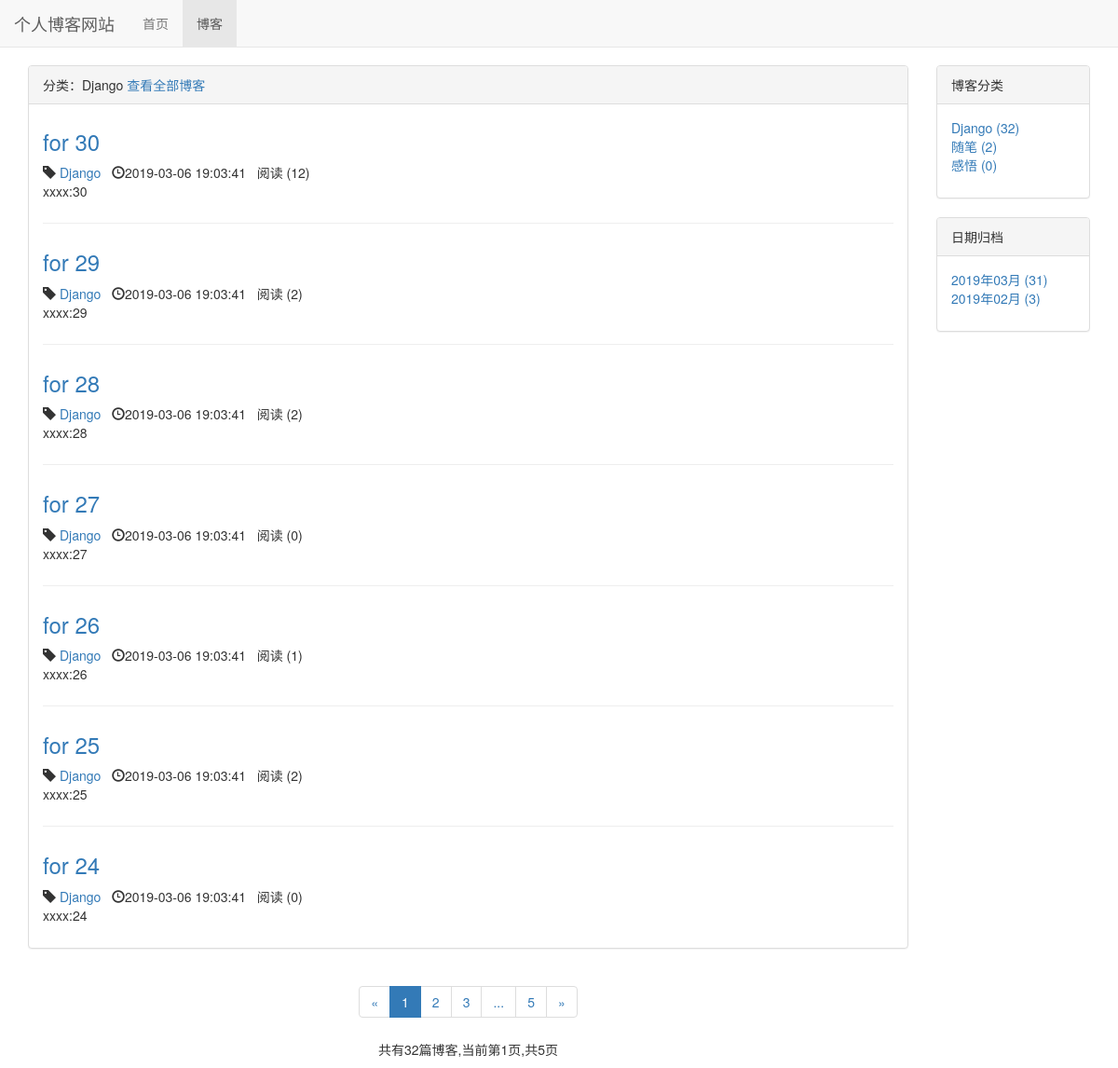
The app's page /blog/type/1, older data.
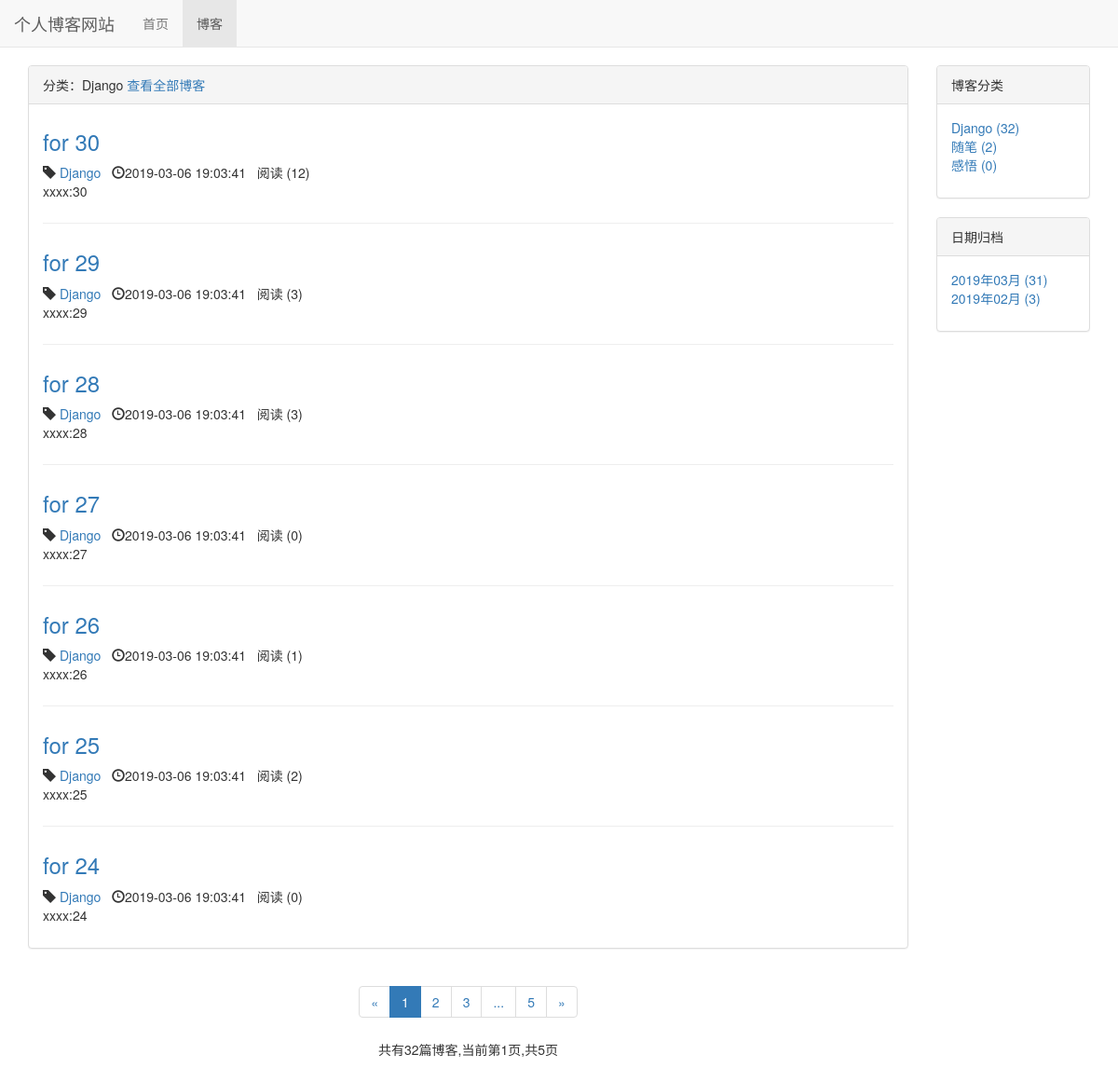
The same page, newer data.
### blog/models.py (models this page shows, shortened)
class Blog(models.Model,ReadNumExpandMethod):
    title = models.CharField(max_length=50)
    blog_type = models.ForeignKey(BlogType,on_delete=models.DO_NOTHING)
    content = RichTextUploadingField()
    author = models.ForeignKey(User,on_delete=models.DO_NOTHING)
    read_details = GenericRelation(ReadDetail)
    created_time = models.DateTimeField(auto_now_add=True)
    last_updated_time = models.DateTimeField(auto_now=True)
    class Meta:
        ordering = ['-created_time']

class BlogType(models.Model):
    type_name = models.CharField(max_length=15)
    def __str__(self):
        return self.type_name

### read_statistics/models.py (models this page shows)
class ReadNum(models.Model):
    read_num = models.IntegerField(default=0)
    content_type = models.ForeignKey(ContentType, on_delete=models.DO_NOTHING)
    object_id = models.PositiveIntegerField()
    content_object = GenericForeignKey('content_type', 'object_id')

### blog/views.py (the view)
# urls.py: path('type/<int:blog_type_pk>',views.blogs_with_type,name='blogs_with_type'),
def blogs_with_type(request,blog_type_pk):
    blog_type = get_object_or_404(BlogType,pk=blog_type_pk)
    blogs_all_list = Blog.objects.filter(blog_type=blog_type)
    context = get_blog_list_common_data(request,blogs_all_list)
    context['blog_type'] = blog_type
    return render(request,'blog/blogs_with_type.html',context)

### read_statistics/models.py (called while the page is built)
    def get_read_num(self):
        try:
            ct = ContentType.objects.get_for_model(self)
            readnum = ReadNum.objects.get(content_type=ct,object_id=self.pk)
            return readnum.read_num
        except exceptions.ObjectDoesNotExist:
            return 0

### blog/templates/blog/blogs_with_type.html (shortened to what this page needs)
{% extends 'blog/blog_list.html' %}
{% block blog_list_title %}
    分类：{{ blog_type.type_name }}
    <a href="{% url 'blog_list' %}">查看全部博客</a>
{% endblock %}

### blog/templates/blog/blog_list.html (shortened to what the changed rows need)
{% extends 'base.html' %}
{% load staticfiles %}
{% block header_extends %}
    <link rel="stylesheet" href="{% static 'blog/blog.css' %}">
{% endblock %}
{% block content %}
    <div class="container">
        <div class="row">
            <div class="col-xs-12 col-sm-8 col-md-9 col-lg-10">
                <div class="panel panel-default">
                    <div class="panel-body">
                        {% for blog in blogs %}
                            <div class="blog">
                                <h3>
                                    <a href="{% url 'blog_detail' blog.pk %}">
                                        {{ blog.title }}
                                    </a>
                                </h3>
                                <p class="blog-info">
                                    <span class="glyphicon glyphicon-tag"></span> <a href="{% url 'blogs_with_type' blog.blog_type.pk %}">{{ blog.blog_type }}</a>&nbsp;&nbsp;
                                    <span class="glyphicon glyphicon-time"></span>{{ blog.created_time | date:"Y-m-d H:m:s" }}&nbsp;&nbsp;
                                    阅读 ({{ blog.get_read_num }})
                                </p>
                                <p>{{ blog.content | striptags | truncatechars:120 }}</p>
                            </div>
                        {% empty %}
                            <div class="blog">
                                <h3>暂无博客，敬请期待</h3>
                            </div>
                        {% endfor %}
                    </div>
                </div>
            </div>
        </div>
    </div>
{% endblock %}

Row changes from the older to the newer data that the page shows:
changed through a linked row, Blog "for 29": get_read_num "2" → "3"
changed through a linked row, Blog "for 28": get_read_num "2" → "3"
